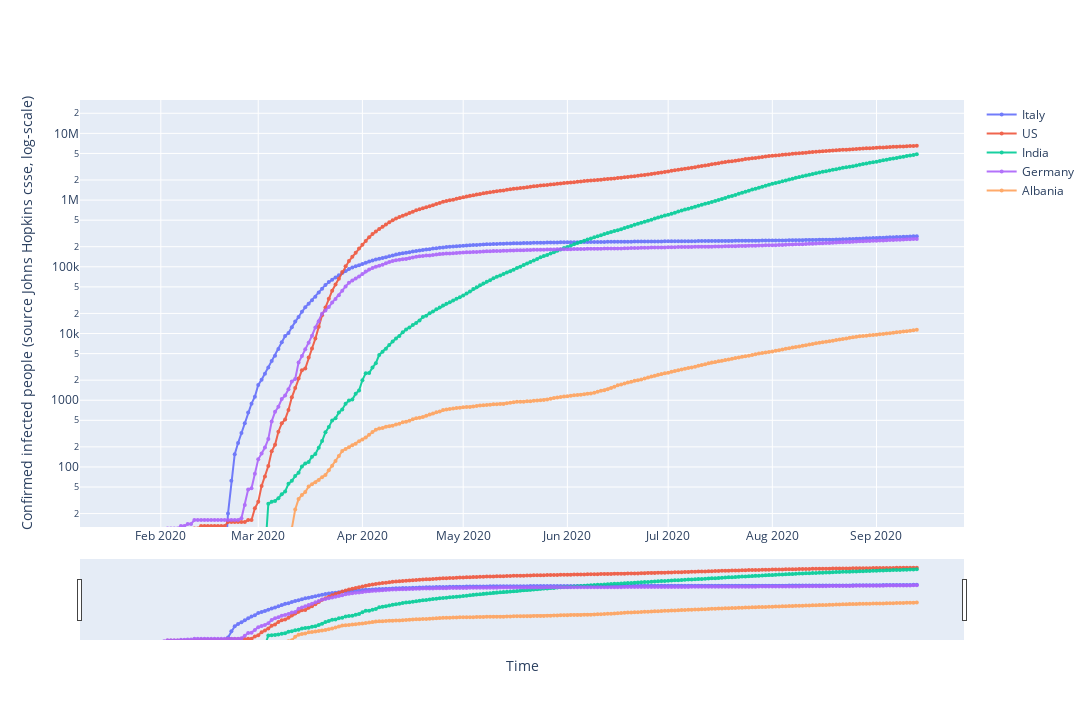

Here is the notebook cell this chart was saved with:
### Code cell
##defines hoe to plot the individual trace
fig = go.Figure()
for each in country_list:
    fig.add_trace(go.Scatter(x=df_plot.date,
                            y=df_plot[each],
                            mode='markers+lines',
                            opacity=0.9,
                            line_width=2,
                            marker_size=4,
                            name=each
                            )
                 )

## defines the overall layout properties
fig.update_layout(
    width=1280, #1280 or 1920
    height=720, #720 or 1080
    xaxis_title="Time",
    yaxis_title="Confirmed infected people (source Johns Hopkins csse, log-scale)",
)
fig.update_yaxes(type="log", range=[1.1,7.5])

fig.update_layout(xaxis_rangeslider_visible=True)
#fig.show(renderer='chrome') if doing in chrome
fig.show()
fig.show(renderer='browser')
#fig.show()

### Figure 1 — Plotly figure (JSON) as saved in the notebook; plotly's stock layout.template omitted (floating-point values rounded to 4 significant figures; data arrays with more than 128 entries replaced by an {"elided": "..."} marker saying what was removed)
{"data": [{"line": {"width": 2}, "marker": {"size": 4}, "mode": "markers+lines", "name": "Italy", "opacity": 0.9, "type": "scatter", "x": {"elided": "236 str values"}, "y": {"elided": "236 int values"}}, {"line": {"width": 2}, "marker": {"size": 4}, "mode": "markers+lines", "name": "US", "opacity": 0.9, "type": "scatter", "x": {"elided": "236 str values"}, "y": {"elided": "236 int values"}}, {"line": {"width": 2}, "marker": {"size": 4}, "mode": "markers+lines", "name": "India", "opacity": 0.9, "type": "scatter", "x": {"elided": "236 str values"}, "y": {"elided": "236 int values"}}, {"line": {"width": 2}, "marker": {"size": 4}, "mode": "markers+lines", "name": "Germany", "opacity": 0.9, "type": "scatter", "x": {"elided": "236 str values"}, "y": {"elided": "236 int values"}}, {"line": {"width": 2}, "marker": {"size": 4}, "mode": "markers+lines", "name": "Albania", "opacity": 0.9, "type": "scatter", "x": {"elided": "236 str values"}, "y": {"elided": "236 int values"}}], "layout": {"height": 720, "width": 1280, "xaxis": {"rangeslider": {"visible": true}, "title": {"text": "Time"}}, "yaxis": {"range": [1.1, 7.5], "title": {"text": "Confirmed infected people (source Johns Hopkins csse, log-scale)"}, "type": "log"}}}
